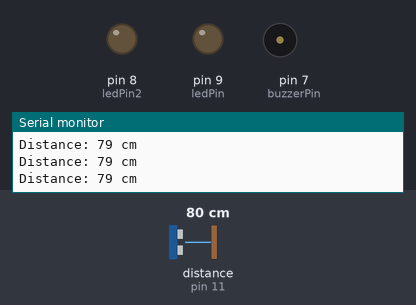
This sketch was run on a simulated Arduino Uno, built with avr-gcc and run on an emulated ATmega328P. On the bench: output pins drawn as LEDs (lit = HIGH), buzzer (waves = sounding, pin HIGH), the last lines printed to the serial monitor. Wiring (inferred from the names in the program): ultrasonic range finder: trigger pin 10; echo pin 11. Dashed ring = blinking. The inputs (shaded band) are chosen by the test bench; at power-on: distance to the obstacle (sensor on pin 11) 80 cm. The echo pulse lasts 58.3 µs per cm; pins used as bus, display or sensor lines are not drawn.

Above: at 1.2 s.
1.3 s: distance to the obstacle (sensor on pin 11) set to 64 cm
2.8 s: distance to the obstacle (sensor on pin 11) set to 57 cm
At 2.99 s:
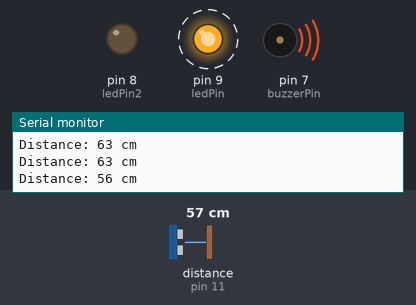
5.8 s: distance to the obstacle (sensor on pin 11) set to 250 cm
At 6.01 s:
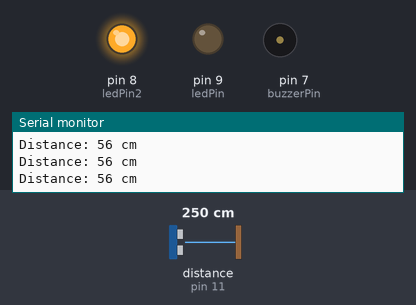
8.8 s: distance to the obstacle (sensor on pin 11) set to 2 cm
At 9.34 s:
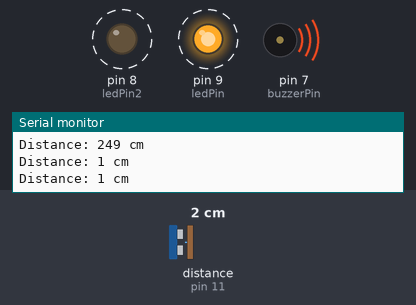
11.8 s: distance to the obstacle (sensor on pin 11) set to 299 cm
At 12.8 s:
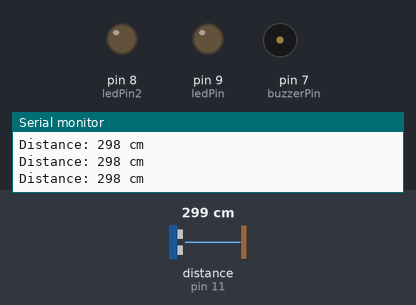
Timing chart, 0 to 14.6 s (numbered marks = the images above; inputs shaded):
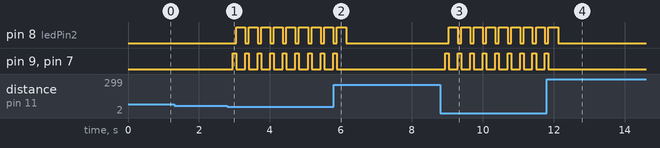

Measured:
- the behaviour switches between 62 and 61 cm on distance to the obstacle (sensor on pin 11) (found by bisection; images 0 and 1)
- after the input at 2.8 s, pin 8 (ledPin2): alternates HIGH for 0.25 s and LOW for 0.10 s, starting after 0.25 s; pin 9 (ledPin), pin 7 (buzzerPin): alternates HIGH for 0.10 s and LOW for 0.25 s, starting after 0.15 s
- after the input at 5.8 s, pin 8 (ledPin2): goes on until 6.1 s, then stays LOW; pin 9 (ledPin), pin 7 (buzzerPin): goes on until 5.9 s, then stays LOW
- after the input at 8.8 s, pin 8 (ledPin2): alternates HIGH for 0.25 s and LOW for 0.10 s, starting after 0.24 s; pin 9 (ledPin), pin 7 (buzzerPin): alternates HIGH for 0.10 s and LOW for 0.25 s, starting after 0.14 s
- after the input at 11.8 s, pin 8 (ledPin2): goes on until 12.1 s, then stays LOW; pin 9 (ledPin), pin 7 (buzzerPin): goes on until 11.9 s, then stays LOW

The sketch:

SensorDetection.ino
```cpp
const int trigPin = 10; // Pin connected to Trig
const int echoPin = 11; // Pin connected to Echo
const int ledPin = 9;    // Pin connected to the LED
const int ledPin2 = 8;
const int buzzerPin = 7;

void setup() {
  pinMode(trigPin, OUTPUT); // Set Trig as an OUTPUT
  pinMode(echoPin, INPUT);  // Set Echo as an INPUT
  pinMode(ledPin, OUTPUT);   // Set LED pin as an OUTPUT
  pinMode(buzzerPin, OUTPUT);
  Serial.begin(9600);        // Start the serial communication
}


void lightShow() {
  pinMode(9, OUTPUT);
  pinMode(8, OUTPUT);

  digitalWrite(buzzerPin, HIGH);
  digitalWrite(8, LOW);
  digitalWrite(9, HIGH);

  delay(100);
  digitalWrite(9, LOW);
  digitalWrite(8, HIGH);
  digitalWrite(buzzerPin, LOW);

  delay(100);
}


void loop() {
  long duration, distance;

  // Send a 10 microsecond pulse to trigger the sensor
  digitalWrite(trigPin, LOW); // Ensure Trig is low
  delayMicroseconds(2);
  digitalWrite(trigPin, HIGH); // Trigger the sensor
  delayMicroseconds(10);
  digitalWrite(trigPin, LOW);  // Stop the trigger

  // Read the echo time
  duration = pulseIn(echoPin, HIGH);

  // Calculate distance in cm (speed of sound = 340 m/s)
  distance = (duration / 2) * 0.0343; // divide by 2 for the round trip

  // Print the distance to the Serial Monitor
  Serial.print("Distance: ");
  Serial.print(distance);
  Serial.println(" cm");

  // Check if the distance is less than or equal to 30.48 cm (1 foot)
  if (distance <= 60) {
    lightShow(); // Turn the LED on
  } else {
    digitalWrite(ledPin, LOW);  // Turn the LED off
    digitalWrite(ledPin2, LOW);
    digitalWrite(buzzerPin, LOW);
  }

  delay(150); // Wait before the next measurement
}
```
